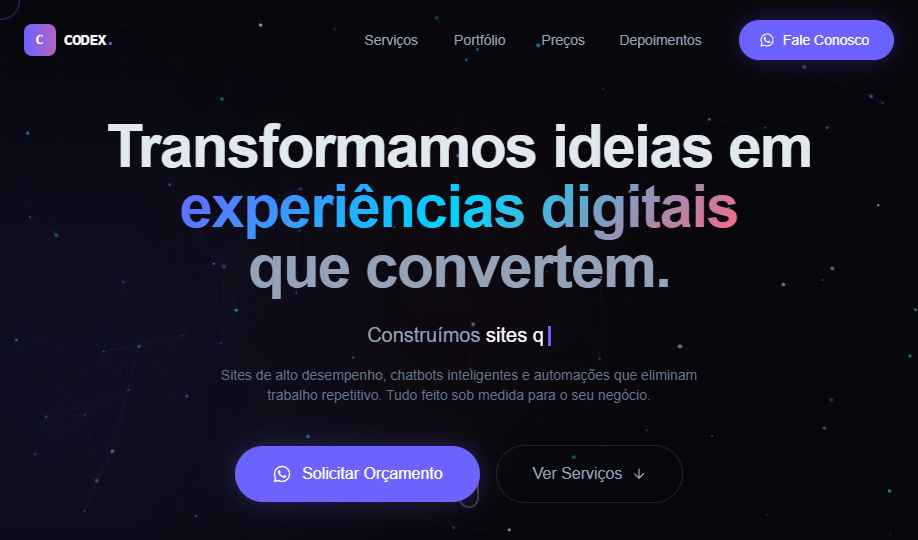
#> input picture uploads/01-_example_full.png, 918 x 540 px
$ python -i upscale.py   (imports and definitions only)
#> lines starting #> are read from the running program, lines starting #| are printed output that depends on the picture
### leonida/config.py
"""Caminhos do projeto e leitura das configs YAML."""
from __future__ import annotations

import datetime as dt
import os
from functools import lru_cache
from pathlib import Path

import yaml

ROOT = Path(__file__).resolve().parent.parent
CONFIG_DIR = ROOT / "config"
FONTS_DIR = ROOT / "assets" / "fonts"
POSTS_DIR = ROOT / "posts"          # especificações dos posts (post.yaml)
OUT_DIR = ROOT / "prontos"          # posts renderizados, prontos para publicar
STATE_DIR = ROOT / "state"          # radar.json, seen.json (histórico do radar)
CACHE_DIR = Path(os.environ.get("LEONIDA_CACHE", ROOT / ".cache"))
HF_DIR = Path(__file__).resolve().parent / "hyperframes"

LANGS = ("pt", "en")       # substituído abaixo por brand.yaml -> idiomas
# Pasta de saída por idioma: br = perfil brasileiro, us = perfil americano
LANG_FOLDER = {"pt": "br", "en": "us"}

USER_AGENT = (
    "Mozilla/5.0 (X11; Linux x86_64) AppleWebKit/537.36 "
    "(KHTML, like Gecko) Chrome/124.0 Safari/537.36"
)


def _load_yaml(name: str) -> dict:
#> further down, picture is the input picture: PIL image 918x540 RGB; mean R, G, B 25.8, 25.8, 41.9
    with open(CONFIG_DIR / name, encoding="utf-8") as fh:
        return yaml.safe_load(fh) or {}


@lru_cache(maxsize=1)
def brand() -> dict:
    return _load_yaml("brand.yaml")


@lru_cache(maxsize=1)
def sources() -> dict:
    return _load_yaml("sources.yaml")


# [4 lines left out: function days_to_release, not called in this run]


# Idiomas/perfis ativos (brand.yaml -> idiomas). Hoje só o perfil BR (pt) é produzido.
LANGS = tuple(brand().get("idiomas") or LANGS)


def ensure_dirs() -> None:
    for d in (POSTS_DIR, OUT_DIR, STATE_DIR, CACHE_DIR):
        d.mkdir(parents=True, exist_ok=True)

### leonida/upscale.py
"""Qualidade de imagem: upscale de fotos pequenas e nitidez final.

Se o Real-ESRGAN estiver instalado (https://github.com/xinntao/Real-ESRGAN — baixe o
`realesrgan-ncnn-vulkan` dos Releases, funciona em placas NVIDIA/AMD/Intel no Windows), fotos abaixo da
resolução necessária são ampliadas com IA. Sem ele, usamos Lanczos + nitidez.

  - coloque o executável no PATH, ou
  - defina REALESRGAN_BIN=C:\\caminho\\realesrgan-ncnn-vulkan.exe
"""
from __future__ import annotations

import hashlib
import os
import shutil
import subprocess

from PIL import Image, ImageFilter

from .config import CACHE_DIR


def _realesrgan_bin() -> str | None:
    return os.environ.get("REALESRGAN_BIN") or shutil.which("realesrgan-ncnn-vulkan")


def ai_upscale(im: Image.Image, scale: int = 4) -> Image.Image | None:
    exe = _realesrgan_bin()
    if not exe:
        return None
    key = hashlib.sha1(im.tobytes() + str(im.size).encode()).hexdigest()[:20]
    work = CACHE_DIR / "upscale"
    work.mkdir(parents=True, exist_ok=True)
    out = work / f"{key}_x{scale}.png"
    if not out.exists():
        src = work / f"{key}.png"
        im.save(src)
        try:
            subprocess.run([exe, "-i", str(src), "-o", str(out), "-n", "realesrgan-x4plus", "-s", str(scale)],
                           check=True, capture_output=True, timeout=600)
        except Exception as exc:  # noqa: BLE001
            print(f"  [upscale] Real-ESRGAN falhou ({exc}); usando Lanczos")
            return None
    return Image.open(out).convert("RGB")


def ensure_min(im: Image.Image, min_w: int, min_h: int) -> Image.Image:
    """Garante que a foto tem resolução suficiente para o recorte final (sem ficar com cara de 720p)."""
    if im.width >= min_w and im.height >= min_h:
        return im
    factor = max(min_w / im.width, min_h / im.height)
    big = ai_upscale(im, 4 if factor > 2 else 2)
    if big is not None:
        return big
    nw, nh = int(im.width * factor + 0.5), int(im.height * factor + 0.5)
    return im.resize((nw, nh), Image.LANCZOS)


def sharpen(im: Image.Image, amount: int = 60) -> Image.Image:
    """Nitidez fina só na luminância, depois do redimensionamento.

    Raio pequeno e limiar alto: realça textura real (pele, tecido, asfalto) sem criar o contorno
    claro em volta das bordas nem realçar ruído — os dois sinais clássicos de foto "processada"."""
#> called with amount = 60
    ycc = im.convert("YCbCr")
#> ycc: PIL image 918x540 YCbCr; mean of channels 0, 1, 2 26.8, 135.6, 126.5
    y, cb, cr = ycc.split()
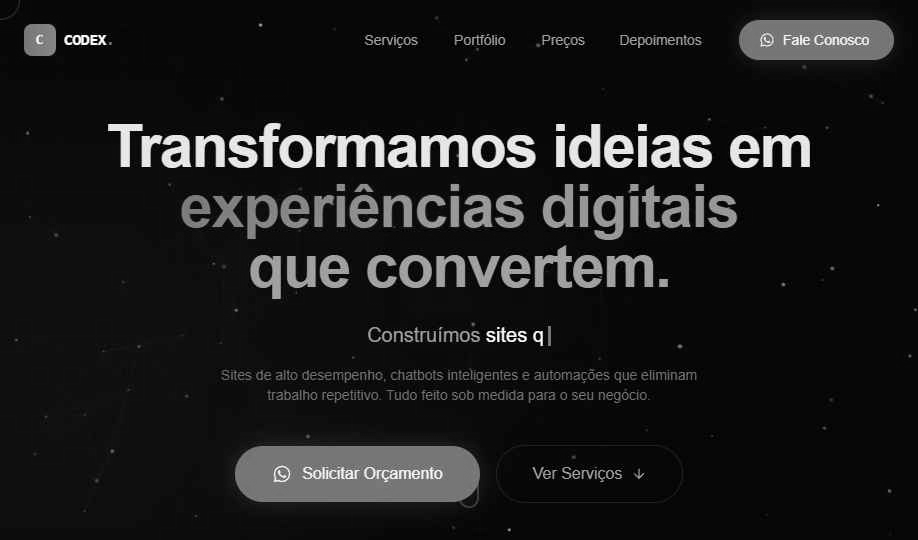
#> y: PIL image 918x540 L; min 0, max 255, mean 26.8
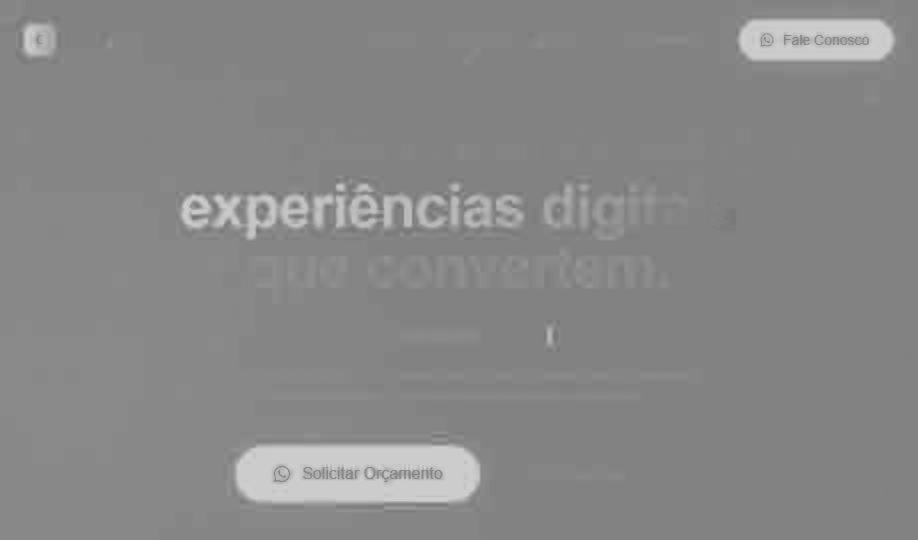
#> cb: PIL image 918x540 L; min 112, max 218, mean 135.6
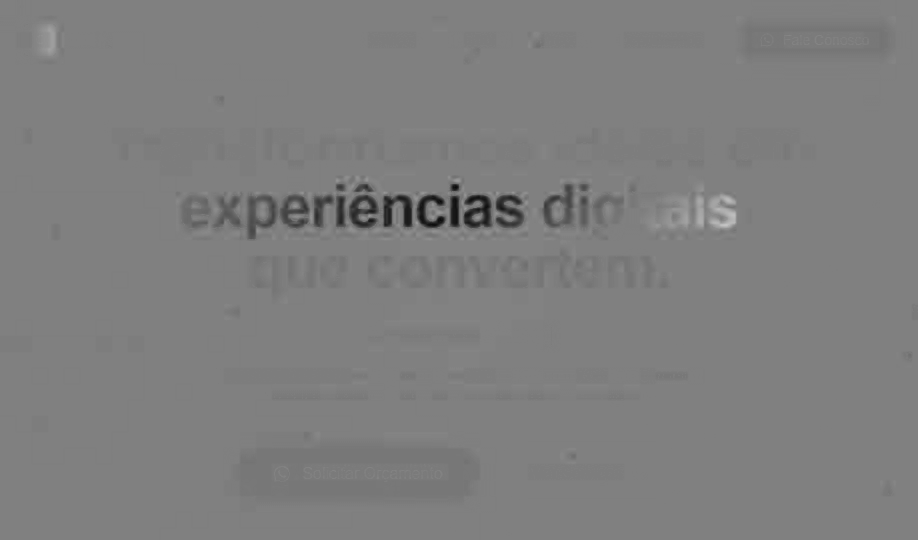
#> cr: PIL image 918x540 L; min 8, max 195, mean 126.5
    y = y.filter(ImageFilter.UnsharpMask(radius=0.9, percent=int(amount * 0.8), threshold=4))
    return Image.merge("YCbCr", (y, cb, cr)).convert("RGB")

>>> from PIL import Image
>>> picture = Image.open('../uploads/01-_example_full.png')
>>> result = sharpen(picture)
